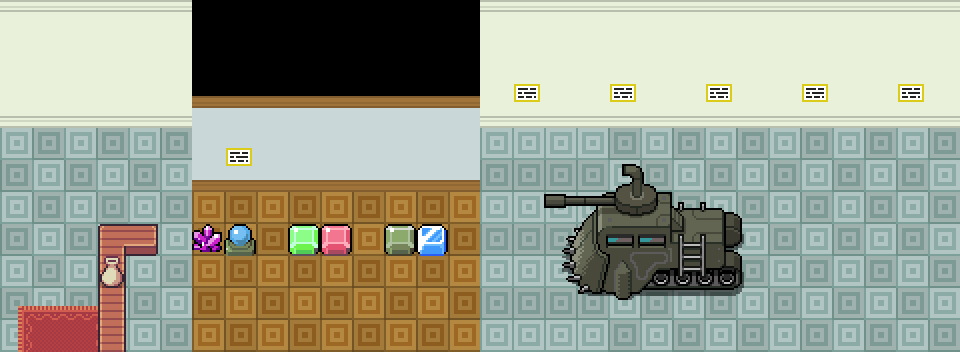

A 2D game scene composited from a Tiled map and its tileset images. What follows is a short description and the map's XML, with each tile layer's data collapsed to a summary:
An orthogonal 30x11 tile map with 32x32 px tiles, 5 tile layers (Layer 1, Layer 2, Layer 3, Layer 4, ...), 5 tilesets and 8 objects (8x collision).

<map version="1.10" tiledversion="1.11.0" orientation="orthogonal" renderorder="right-down" width="30" height="11" tilewidth="32" tileheight="32" infinite="0" nextlayerid="8" nextobjectid="62">
 <properties>
  <property name="edges" value="clamped" />
  <property name="inside" type="bool" value="true" />
  <property name="map_type" value="notype" />
  <property name="scenario" value="spyder" />
  <property name="slug" value="leather_museum" />
 </properties>
 <tileset firstgid="1" source="../gfx/tilesets/Superpowers_Tilesheet.tsx" />
 <tileset firstgid="1601" source="../gfx/tilesets/core_set pieces.tsx" />
 <tileset firstgid="3151" source="../gfx/tilesets/core_outdoor.tsx" />
 <tileset firstgid="5926" source="../gfx/tilesets/core_indoor_floors.tsx" />
 <tileset firstgid="9790" source="../gfx/tilesets/core_indoor_walls.tsx" />
 <layer id="1" name="Layer 1" width="30" height="11">
  <data>[330 cells, 303 non-empty, 10 distinct tile ids]</data>
 </layer>
 <layer id="2" name="Layer 2" width="30" height="11">
  <data>[330 cells, 8 non-empty, 6 distinct tile ids]</data>
 </layer>
 <layer id="3" name="Layer 3" width="30" height="11">
  <data>[330 cells, 44 non-empty, 32 distinct tile ids]</data>
 </layer>
 <layer id="5" name="Layer 4" width="30" height="11">
  <data>[330 cells, 1 non-empty, 1 distinct tile ids]</data>
 </layer>
 <layer id="7" name="Above Player" width="30" height="11">
  <data>[330 cells, 13 non-empty, 13 distinct tile ids]</data>
 </layer>
 <objectgroup color="#ff0000" id="4" name="Collisions">
  <object id="47" type="collision" x="192" y="224" width="64" height="32" />
  <object id="48" type="collision" x="288" y="224" width="64" height="32" />
  <object id="49" type="collision" x="384" y="224" width="64" height="32" />
  <object id="50" type="collision" x="576" y="224" width="160" height="64" />
  <object id="51" type="collision" x="0" y="96" width="960" height="32" />
  <object id="52" type="collision" x="192" y="128" width="288" height="64" />
  <object id="53" type="collision" x="96" y="224" width="32" height="128" />
  <object id="54" type="collision" x="128" y="224" width="32" height="32" />
 </objectgroup>
</map>
